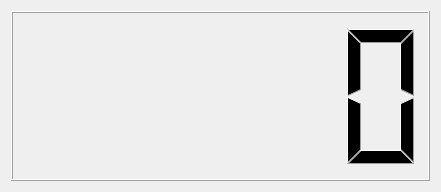
<?xml version="1.0" encoding="UTF-8"?>
<ui version="4.0">
 <class>Widget</class>
 <widget class="QWidget" name="Widget">
  <property name="geometry">
   <rect>
    <x>0</x>
    <y>0</y>
    <width>441</width>
    <height>192</height>
   </rect>
  </property>
  <property name="windowTitle">
   <string>Widget</string>
  </property>
  <layout class="QGridLayout" name="gridLayout">
   <item row="0" column="0">
    <widget class="QLCDNumber" name="lcdNumber"/>
   </item>
  </layout>
 </widget>
 <resources/>
 <connections/>
</ui>
